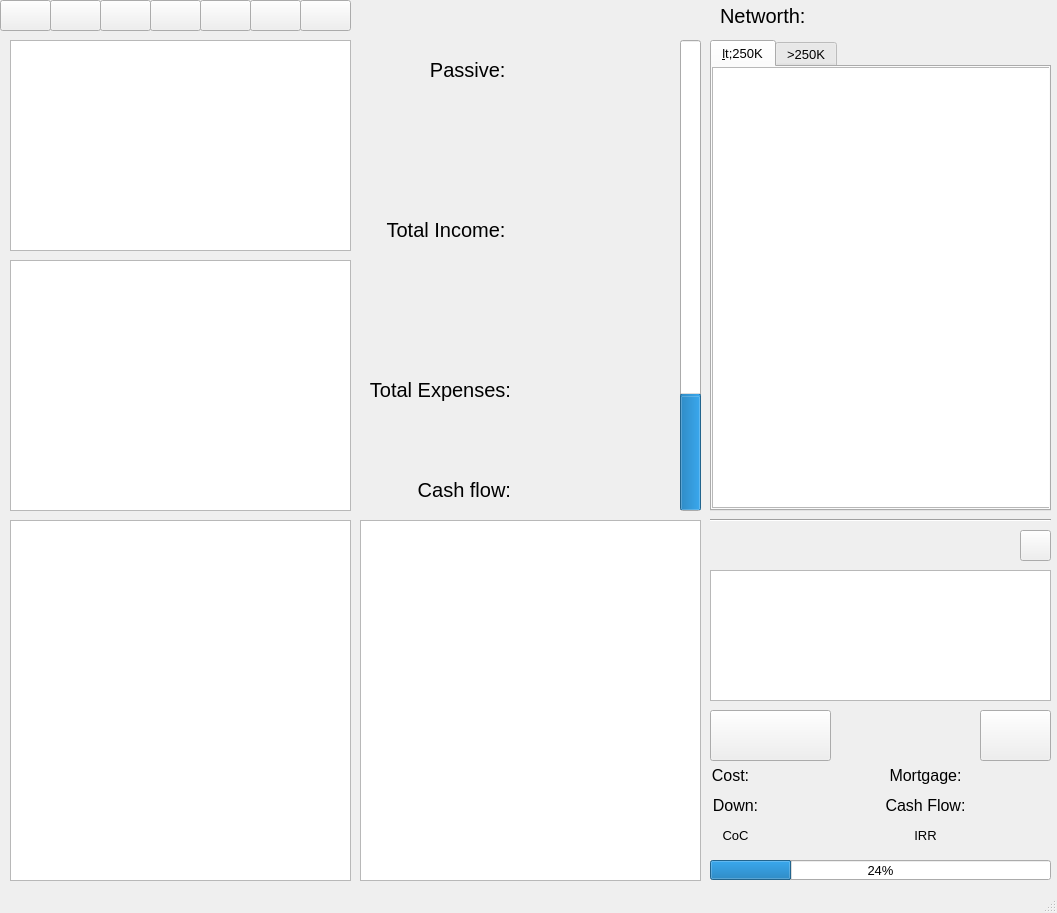
<?xml version="1.0" encoding="UTF-8"?>
<ui version="4.0">
 <class>mainWindow</class>
 <widget class="QMainWindow" name="mainWindow">
  <property name="geometry">
   <rect>
    <x>0</x>
    <y>0</y>
    <width>1057</width>
    <height>913</height>
   </rect>
  </property>
  <property name="font">
   <font>
    <pointsize>10</pointsize>
   </font>
  </property>
  <property name="windowTitle">
   <string>MainWindow</string>
  </property>
  <property name="layoutDirection">
   <enum>Qt::LeftToRight</enum>
  </property>
  <property name="unifiedTitleAndToolBarOnMac">
   <bool>true</bool>
  </property>
  <widget class="QWidget" name="centralwidget">
   <widget class="QTreeView" name="expenses_view">
    <property name="geometry">
     <rect>
      <x>10</x>
      <y>260</y>
      <width>341</width>
      <height>251</height>
     </rect>
    </property>
    <property name="font">
     <font>
      <pointsize>12</pointsize>
     </font>
    </property>
    <property name="toolTip">
     <string>&lt;html&gt;&lt;head/&gt;&lt;body&gt;&lt;p&gt;&lt;span style=&quot; font-size:18pt;&quot;&gt;Expenses&lt;/span&gt;&lt;/p&gt;&lt;/body&gt;&lt;/html&gt;</string>
    </property>
   </widget>
   <widget class="QTreeView" name="assets_view">
    <property name="geometry">
     <rect>
      <x>10</x>
      <y>520</y>
      <width>341</width>
      <height>361</height>
     </rect>
    </property>
    <property name="font">
     <font>
      <pointsize>12</pointsize>
     </font>
    </property>
    <property name="toolTip">
     <string>&lt;html&gt;&lt;head/&gt;&lt;body&gt;&lt;p&gt;&lt;span style=&quot; font-size:18pt;&quot;&gt;Assets&lt;/span&gt;&lt;/p&gt;&lt;/body&gt;&lt;/html&gt;</string>
    </property>
   </widget>
   <widget class="QTreeView" name="liabilities_view">
    <property name="geometry">
     <rect>
      <x>360</x>
      <y>520</y>
      <width>341</width>
      <height>361</height>
     </rect>
    </property>
    <property name="font">
     <font>
      <pointsize>12</pointsize>
     </font>
    </property>
    <property name="toolTip">
     <string>&lt;html&gt;&lt;head/&gt;&lt;body&gt;&lt;p&gt;&lt;span style=&quot; font-size:18pt;&quot;&gt;Liabilities&lt;/span&gt;&lt;/p&gt;&lt;/body&gt;&lt;/html&gt;</string>
    </property>
   </widget>
   <widget class="QProgressBar" name="goal_percent">
    <property name="geometry">
     <rect>
      <x>680</x>
      <y>40</y>
      <width>21</width>
      <height>471</height>
     </rect>
    </property>
    <property name="toolTip">
     <string>&lt;html&gt;&lt;head/&gt;&lt;body&gt;&lt;p&gt;When passive is greater than ave expenses = Personal Indenpendence Day&lt;/p&gt;&lt;/body&gt;&lt;/html&gt;</string>
    </property>
    <property name="value">
     <number>24</number>
    </property>
    <property name="orientation">
     <enum>Qt::Vertical</enum>
    </property>
   </widget>
   <widget class="QTreeView" name="income_view">
    <property name="geometry">
     <rect>
      <x>10</x>
      <y>40</y>
      <width>341</width>
      <height>211</height>
     </rect>
    </property>
    <property name="font">
     <font>
      <pointsize>12</pointsize>
     </font>
    </property>
    <property name="toolTip">
     <string>&lt;html&gt;&lt;head/&gt;&lt;body&gt;&lt;p&gt;&lt;span style=&quot; font-size:18pt;&quot;&gt;Income&lt;/span&gt;&lt;/p&gt;&lt;/body&gt;&lt;/html&gt;</string>
    </property>
    <property name="whatsThis">
     <string>&lt;html&gt;&lt;head/&gt;&lt;body&gt;&lt;p&gt;&amp;quot;The rich look for and build betworks, everyone else looks for work&amp;quot; -- Robert Kiyosaki&lt;/p&gt;&lt;/body&gt;&lt;/html&gt;</string>
    </property>
   </widget>
   <widget class="QLabel" name="total_passive">
    <property name="geometry">
     <rect>
      <x>520</x>
      <y>50</y>
      <width>141</width>
      <height>41</height>
     </rect>
    </property>
    <property name="font">
     <font>
      <pointsize>15</pointsize>
     </font>
    </property>
    <property name="toolTip">
     <string>&lt;html&gt;&lt;head/&gt;&lt;body&gt;&lt;p&gt;Total Passive Income&lt;/p&gt;&lt;/body&gt;&lt;/html&gt;</string>
    </property>
    <property name="layoutDirection">
     <enum>Qt::RightToLeft</enum>
    </property>
    <property name="text">
     <string/>
    </property>
    <property name="textFormat">
     <enum>Qt::RichText</enum>
    </property>
    <property name="alignment">
     <set>Qt::AlignRight|Qt::AlignTrailing|Qt::AlignVCenter</set>
    </property>
   </widget>
   <widget class="QLabel" name="total_income">
    <property name="geometry">
     <rect>
      <x>520</x>
      <y>210</y>
      <width>141</width>
      <height>41</height>
     </rect>
    </property>
    <property name="font">
     <font>
      <pointsize>15</pointsize>
     </font>
    </property>
    <property name="toolTip">
     <string>&lt;html&gt;&lt;head/&gt;&lt;body&gt;&lt;p&gt;Total Income&lt;/p&gt;&lt;/body&gt;&lt;/html&gt;</string>
    </property>
    <property name="layoutDirection">
     <enum>Qt::RightToLeft</enum>
    </property>
    <property name="text">
     <string/>
    </property>
    <property name="textFormat">
     <enum>Qt::RichText</enum>
    </property>
    <property name="alignment">
     <set>Qt::AlignRight|Qt::AlignTrailing|Qt::AlignVCenter</set>
    </property>
   </widget>
   <widget class="QLabel" name="total_expenses">
    <property name="geometry">
     <rect>
      <x>520</x>
      <y>370</y>
      <width>141</width>
      <height>41</height>
     </rect>
    </property>
    <property name="font">
     <font>
      <pointsize>15</pointsize>
     </font>
    </property>
    <property name="toolTip">
     <string>&lt;html&gt;&lt;head/&gt;&lt;body&gt;&lt;p&gt;Total Expenses&lt;/p&gt;&lt;/body&gt;&lt;/html&gt;</string>
    </property>
    <property name="layoutDirection">
     <enum>Qt::RightToLeft</enum>
    </property>
    <property name="text">
     <string/>
    </property>
    <property name="textFormat">
     <enum>Qt::RichText</enum>
    </property>
    <property name="alignment">
     <set>Qt::AlignRight|Qt::AlignTrailing|Qt::AlignVCenter</set>
    </property>
   </widget>
   <widget class="QLabel" name="total_cashflow">
    <property name="geometry">
     <rect>
      <x>520</x>
      <y>470</y>
      <width>141</width>
      <height>41</height>
     </rect>
    </property>
    <property name="font">
     <font>
      <pointsize>15</pointsize>
     </font>
    </property>
    <property name="toolTip">
     <string>&lt;html&gt;&lt;head/&gt;&lt;body&gt;&lt;p&gt;Total Cash Flow&lt;/p&gt;&lt;/body&gt;&lt;/html&gt;</string>
    </property>
    <property name="layoutDirection">
     <enum>Qt::RightToLeft</enum>
    </property>
    <property name="text">
     <string/>
    </property>
    <property name="textFormat">
     <enum>Qt::RichText</enum>
    </property>
    <property name="alignment">
     <set>Qt::AlignRight|Qt::AlignTrailing|Qt::AlignVCenter</set>
    </property>
   </widget>
   <widget class="QTabWidget" name="tabWidget">
    <property name="geometry">
     <rect>
      <x>710</x>
      <y>40</y>
      <width>341</width>
      <height>471</height>
     </rect>
    </property>
    <property name="toolTip">
     <string>&lt;html&gt;&lt;head/&gt;&lt;body&gt;&lt;p&gt;&lt;br/&gt;&lt;/p&gt;&lt;/body&gt;&lt;/html&gt;</string>
    </property>
    <property name="currentIndex">
     <number>0</number>
    </property>
    <widget class="QWidget" name="tab">
     <attribute name="title">
      <string>&lt;250K</string>
     </attribute>
     <widget class="QTreeView" name="opportunity_small">
      <property name="geometry">
       <rect>
        <x>0</x>
        <y>0</y>
        <width>341</width>
        <height>441</height>
       </rect>
      </property>
      <property name="font">
       <font>
        <pointsize>12</pointsize>
       </font>
      </property>
      <property name="toolTip">
       <string>&lt;html&gt;&lt;head/&gt;&lt;body&gt;&lt;p&gt;&lt;span style=&quot; font-size:18pt;&quot;&gt;Opportunities&lt;/span&gt;&lt;/p&gt;&lt;/body&gt;&lt;/html&gt;</string>
      </property>
      <property name="sizeAdjustPolicy">
       <enum>QAbstractScrollArea::AdjustToContents</enum>
      </property>
      <property name="wordWrap">
       <bool>false</bool>
      </property>
     </widget>
    </widget>
    <widget class="QWidget" name="tab_2">
     <attribute name="title">
      <string>&gt;250K</string>
     </attribute>
     <widget class="QTreeView" name="opportunity_big">
      <property name="geometry">
       <rect>
        <x>0</x>
        <y>0</y>
        <width>341</width>
        <height>441</height>
       </rect>
      </property>
      <property name="toolTip">
       <string>&lt;html&gt;&lt;head/&gt;&lt;body&gt;&lt;p&gt;&lt;span style=&quot; font-size:18pt;&quot;&gt;Opportunities&lt;/span&gt;&lt;/p&gt;&lt;/body&gt;&lt;/html&gt;</string>
      </property>
     </widget>
    </widget>
   </widget>
   <widget class="QLabel" name="label">
    <property name="geometry">
     <rect>
      <x>710</x>
      <y>520</y>
      <width>301</width>
      <height>51</height>
     </rect>
    </property>
    <property name="font">
     <font>
      <pointsize>13</pointsize>
     </font>
    </property>
    <property name="text">
     <string/>
    </property>
    <property name="alignment">
     <set>Qt::AlignCenter</set>
    </property>
   </widget>
   <widget class="QTextEdit" name="card_details">
    <property name="geometry">
     <rect>
      <x>710</x>
      <y>570</y>
      <width>341</width>
      <height>131</height>
     </rect>
    </property>
    <property name="html">
     <string>&lt;!DOCTYPE HTML PUBLIC &quot;-//W3C//DTD HTML 4.0//EN&quot; &quot;http://www.w3.org/TR/REC-html40/strict.dtd&quot;&gt;
&lt;html&gt;&lt;head&gt;&lt;meta name=&quot;qrichtext&quot; content=&quot;1&quot; /&gt;&lt;style type=&quot;text/css&quot;&gt;
p, li { white-space: pre-wrap; }
&lt;/style&gt;&lt;/head&gt;&lt;body style=&quot; font-family:'Ubuntu'; font-size:10pt; font-weight:400; font-style:normal;&quot;&gt;
&lt;p style=&quot;-qt-paragraph-type:empty; margin-top:0px; margin-bottom:0px; margin-left:0px; margin-right:0px; -qt-block-indent:0; text-indent:0px;&quot;&gt;&lt;br /&gt;&lt;/p&gt;&lt;/body&gt;&lt;/html&gt;</string>
    </property>
   </widget>
   <widget class="QPushButton" name="buy_button">
    <property name="geometry">
     <rect>
      <x>710</x>
      <y>710</y>
      <width>121</width>
      <height>51</height>
     </rect>
    </property>
    <property name="toolTip">
     <string>&lt;html&gt;&lt;head/&gt;&lt;body&gt;&lt;p&gt;Buy Now!&lt;/p&gt;&lt;/body&gt;&lt;/html&gt;</string>
    </property>
    <property name="text">
     <string/>
    </property>
    <property name="icon">
     <iconset>
      <normaloff>../assets/100_bill.jpeg</normaloff>../assets/100_bill.jpeg</iconset>
    </property>
    <property name="iconSize">
     <size>
      <width>115</width>
      <height>67</height>
     </size>
    </property>
   </widget>
   <widget class="QPushButton" name="assign_button">
    <property name="geometry">
     <rect>
      <x>980</x>
      <y>710</y>
      <width>71</width>
      <height>51</height>
     </rect>
    </property>
    <property name="toolTip">
     <string>&lt;html&gt;&lt;head/&gt;&lt;body&gt;&lt;p&gt;Sell to Another&lt;/p&gt;&lt;/body&gt;&lt;/html&gt;</string>
    </property>
    <property name="text">
     <string/>
    </property>
    <property name="icon">
     <iconset>
      <normaloff>../assets/transfer-4x.png</normaloff>../assets/transfer-4x.png</iconset>
    </property>
    <property name="iconSize">
     <size>
      <width>128</width>
      <height>128</height>
     </size>
    </property>
   </widget>
   <widget class="QLabel" name="cost">
    <property name="geometry">
     <rect>
      <x>710</x>
      <y>760</y>
      <width>41</width>
      <height>31</height>
     </rect>
    </property>
    <property name="text">
     <string>&lt;html&gt;&lt;head/&gt;&lt;body&gt;&lt;p&gt;&lt;span style=&quot; font-size:12pt;&quot;&gt;Cost:&lt;/span&gt;&lt;/p&gt;&lt;/body&gt;&lt;/html&gt;</string>
    </property>
    <property name="alignment">
     <set>Qt::AlignCenter</set>
    </property>
   </widget>
   <widget class="QLabel" name="down">
    <property name="geometry">
     <rect>
      <x>710</x>
      <y>790</y>
      <width>51</width>
      <height>31</height>
     </rect>
    </property>
    <property name="text">
     <string>&lt;html&gt;&lt;head/&gt;&lt;body&gt;&lt;p&gt;&lt;span style=&quot; font-size:12pt;&quot;&gt;Down:&lt;/span&gt;&lt;/p&gt;&lt;/body&gt;&lt;/html&gt;</string>
    </property>
    <property name="alignment">
     <set>Qt::AlignCenter</set>
    </property>
   </widget>
   <widget class="QLabel" name="cost_value">
    <property name="geometry">
     <rect>
      <x>760</x>
      <y>760</y>
      <width>71</width>
      <height>31</height>
     </rect>
    </property>
    <property name="text">
     <string/>
    </property>
    <property name="alignment">
     <set>Qt::AlignCenter</set>
    </property>
   </widget>
   <widget class="QLabel" name="down_display">
    <property name="geometry">
     <rect>
      <x>760</x>
      <y>790</y>
      <width>71</width>
      <height>31</height>
     </rect>
    </property>
    <property name="text">
     <string/>
    </property>
    <property name="alignment">
     <set>Qt::AlignCenter</set>
    </property>
   </widget>
   <widget class="QLabel" name="mortgage">
    <property name="geometry">
     <rect>
      <x>880</x>
      <y>760</y>
      <width>91</width>
      <height>31</height>
     </rect>
    </property>
    <property name="text">
     <string>&lt;html&gt;&lt;head/&gt;&lt;body&gt;&lt;p&gt;&lt;span style=&quot; font-size:12pt;&quot;&gt;Mortgage:&lt;/span&gt;&lt;/p&gt;&lt;/body&gt;&lt;/html&gt;</string>
    </property>
    <property name="alignment">
     <set>Qt::AlignCenter</set>
    </property>
   </widget>
   <widget class="QLabel" name="mortgage_value">
    <property name="geometry">
     <rect>
      <x>960</x>
      <y>760</y>
      <width>91</width>
      <height>31</height>
     </rect>
    </property>
    <property name="text">
     <string/>
    </property>
    <property name="alignment">
     <set>Qt::AlignCenter</set>
    </property>
   </widget>
   <widget class="QLabel" name="cashflow">
    <property name="geometry">
     <rect>
      <x>880</x>
      <y>790</y>
      <width>91</width>
      <height>31</height>
     </rect>
    </property>
    <property name="text">
     <string>&lt;html&gt;&lt;head/&gt;&lt;body&gt;&lt;p&gt;&lt;span style=&quot; font-size:12pt;&quot;&gt;Cash Flow:&lt;/span&gt;&lt;/p&gt;&lt;/body&gt;&lt;/html&gt;</string>
    </property>
    <property name="alignment">
     <set>Qt::AlignCenter</set>
    </property>
   </widget>
   <widget class="QLabel" name="cashflow_display">
    <property name="geometry">
     <rect>
      <x>960</x>
      <y>790</y>
      <width>91</width>
      <height>31</height>
     </rect>
    </property>
    <property name="text">
     <string/>
    </property>
    <property name="alignment">
     <set>Qt::AlignCenter</set>
    </property>
   </widget>
   <widget class="Line" name="line">
    <property name="geometry">
     <rect>
      <x>710</x>
      <y>510</y>
      <width>341</width>
      <height>21</height>
     </rect>
    </property>
    <property name="orientation">
     <enum>Qt::Horizontal</enum>
    </property>
   </widget>
   <widget class="QLabel" name="total_passive_2">
    <property name="geometry">
     <rect>
      <x>370</x>
      <y>50</y>
      <width>141</width>
      <height>41</height>
     </rect>
    </property>
    <property name="font">
     <font>
      <pointsize>15</pointsize>
     </font>
    </property>
    <property name="toolTip">
     <string>&lt;html&gt;&lt;head/&gt;&lt;body&gt;&lt;p&gt;&lt;br/&gt;&lt;/p&gt;&lt;/body&gt;&lt;/html&gt;</string>
    </property>
    <property name="layoutDirection">
     <enum>Qt::RightToLeft</enum>
    </property>
    <property name="text">
     <string>Passive: </string>
    </property>
    <property name="textFormat">
     <enum>Qt::RichText</enum>
    </property>
    <property name="alignment">
     <set>Qt::AlignRight|Qt::AlignTrailing|Qt::AlignVCenter</set>
    </property>
   </widget>
   <widget class="QLabel" name="total_passive_3">
    <property name="geometry">
     <rect>
      <x>370</x>
      <y>210</y>
      <width>141</width>
      <height>41</height>
     </rect>
    </property>
    <property name="font">
     <font>
      <pointsize>15</pointsize>
     </font>
    </property>
    <property name="toolTip">
     <string>&lt;html&gt;&lt;head/&gt;&lt;body&gt;&lt;p&gt;&lt;br/&gt;&lt;/p&gt;&lt;/body&gt;&lt;/html&gt;</string>
    </property>
    <property name="layoutDirection">
     <enum>Qt::RightToLeft</enum>
    </property>
    <property name="text">
     <string>Total Income: </string>
    </property>
    <property name="textFormat">
     <enum>Qt::RichText</enum>
    </property>
    <property name="alignment">
     <set>Qt::AlignRight|Qt::AlignTrailing|Qt::AlignVCenter</set>
    </property>
   </widget>
   <widget class="QLabel" name="total_passive_4">
    <property name="geometry">
     <rect>
      <x>360</x>
      <y>370</y>
      <width>151</width>
      <height>41</height>
     </rect>
    </property>
    <property name="font">
     <font>
      <pointsize>15</pointsize>
     </font>
    </property>
    <property name="toolTip">
     <string>&lt;html&gt;&lt;head/&gt;&lt;body&gt;&lt;p&gt;&lt;br/&gt;&lt;/p&gt;&lt;/body&gt;&lt;/html&gt;</string>
    </property>
    <property name="layoutDirection">
     <enum>Qt::RightToLeft</enum>
    </property>
    <property name="text">
     <string>Total Expenses:</string>
    </property>
    <property name="textFormat">
     <enum>Qt::RichText</enum>
    </property>
    <property name="alignment">
     <set>Qt::AlignRight|Qt::AlignTrailing|Qt::AlignVCenter</set>
    </property>
   </widget>
   <widget class="QLabel" name="total_passive_5">
    <property name="geometry">
     <rect>
      <x>370</x>
      <y>470</y>
      <width>141</width>
      <height>41</height>
     </rect>
    </property>
    <property name="font">
     <font>
      <pointsize>15</pointsize>
     </font>
    </property>
    <property name="toolTip">
     <string>&lt;html&gt;&lt;head/&gt;&lt;body&gt;&lt;p&gt;&lt;br/&gt;&lt;/p&gt;&lt;/body&gt;&lt;/html&gt;</string>
    </property>
    <property name="layoutDirection">
     <enum>Qt::RightToLeft</enum>
    </property>
    <property name="text">
     <string>Cash flow:</string>
    </property>
    <property name="textFormat">
     <enum>Qt::RichText</enum>
    </property>
    <property name="alignment">
     <set>Qt::AlignRight|Qt::AlignTrailing|Qt::AlignVCenter</set>
    </property>
   </widget>
   <widget class="QProgressBar" name="commitment_progress">
    <property name="geometry">
     <rect>
      <x>710</x>
      <y>860</y>
      <width>341</width>
      <height>20</height>
     </rect>
    </property>
    <property name="toolTip">
     <string>&lt;html&gt;&lt;head/&gt;&lt;body&gt;&lt;p&gt;Commitments for Down&lt;/p&gt;&lt;/body&gt;&lt;/html&gt;</string>
    </property>
    <property name="value">
     <number>24</number>
    </property>
   </widget>
   <widget class="QWidget" name="menu_bar" native="true">
    <property name="geometry">
     <rect>
      <x>-10</x>
      <y>0</y>
      <width>1071</width>
      <height>31</height>
     </rect>
    </property>
    <widget class="QPushButton" name="paycheck_button">
     <property name="geometry">
      <rect>
       <x>210</x>
       <y>0</y>
       <width>51</width>
       <height>31</height>
      </rect>
     </property>
     <property name="toolTip">
      <string>&lt;html&gt;&lt;head/&gt;&lt;body&gt;&lt;p&gt;Add Paycheck&lt;/p&gt;&lt;/body&gt;&lt;/html&gt;</string>
     </property>
     <property name="text">
      <string/>
     </property>
     <property name="icon">
      <iconset>
       <normaloff>../../../../icons/cheque--plus.png</normaloff>../../../../icons/cheque--plus.png</iconset>
     </property>
    </widget>
    <widget class="QPushButton" name="add_transaction">
     <property name="geometry">
      <rect>
       <x>260</x>
       <y>0</y>
       <width>51</width>
       <height>31</height>
      </rect>
     </property>
     <property name="toolTip">
      <string>&lt;html&gt;&lt;head/&gt;&lt;body&gt;&lt;p&gt;New Transaction&lt;/p&gt;&lt;/body&gt;&lt;/html&gt;</string>
     </property>
     <property name="text">
      <string/>
     </property>
     <property name="icon">
      <iconset>
       <normaloff>../../../../icons/abacus.png</normaloff>../../../../icons/abacus.png</iconset>
     </property>
    </widget>
    <widget class="QPushButton" name="add_asset">
     <property name="geometry">
      <rect>
       <x>10</x>
       <y>0</y>
       <width>51</width>
       <height>31</height>
      </rect>
     </property>
     <property name="toolTip">
      <string>&lt;html&gt;&lt;head/&gt;&lt;body&gt;&lt;p&gt;Add Asset&lt;/p&gt;&lt;/body&gt;&lt;/html&gt;</string>
     </property>
     <property name="text">
      <string/>
     </property>
     <property name="icon">
      <iconset>
       <normaloff>../../../../icons/crown--plus.png</normaloff>../../../../icons/crown--plus.png</iconset>
     </property>
    </widget>
    <widget class="QPushButton" name="liquidate_asset">
     <property name="geometry">
      <rect>
       <x>60</x>
       <y>0</y>
       <width>51</width>
       <height>31</height>
      </rect>
     </property>
     <property name="toolTip">
      <string>&lt;html&gt;&lt;head/&gt;&lt;body&gt;&lt;p&gt;Liquidate Asset&lt;/p&gt;&lt;/body&gt;&lt;/html&gt;</string>
     </property>
     <property name="text">
      <string/>
     </property>
     <property name="icon">
      <iconset>
       <normaloff>../../../../icons/crown--minus.png</normaloff>../../../../icons/crown--minus.png</iconset>
     </property>
    </widget>
    <widget class="QPushButton" name="add_liability">
     <property name="geometry">
      <rect>
       <x>110</x>
       <y>0</y>
       <width>51</width>
       <height>31</height>
      </rect>
     </property>
     <property name="toolTip">
      <string>&lt;html&gt;&lt;head/&gt;&lt;body&gt;&lt;p&gt;Add Liability&lt;/p&gt;&lt;/body&gt;&lt;/html&gt;</string>
     </property>
     <property name="text">
      <string/>
     </property>
     <property name="icon">
      <iconset>
       <normaloff>../../../../icons/money--plus.png</normaloff>../../../../icons/money--plus.png</iconset>
     </property>
    </widget>
    <widget class="QPushButton" name="remove_liability">
     <property name="geometry">
      <rect>
       <x>160</x>
       <y>0</y>
       <width>51</width>
       <height>31</height>
      </rect>
     </property>
     <property name="toolTip">
      <string>&lt;html&gt;&lt;head/&gt;&lt;body&gt;&lt;p&gt;Reduce Liability&lt;/p&gt;&lt;/body&gt;&lt;/html&gt;</string>
     </property>
     <property name="text">
      <string/>
     </property>
     <property name="icon">
      <iconset>
       <normaloff>../../../../icons/money--minus.png</normaloff>../../../../icons/money--minus.png</iconset>
     </property>
    </widget>
    <widget class="QLabel" name="label_2">
     <property name="geometry">
      <rect>
       <x>730</x>
       <y>0</y>
       <width>91</width>
       <height>31</height>
      </rect>
     </property>
     <property name="font">
      <font>
       <pointsize>15</pointsize>
      </font>
     </property>
     <property name="text">
      <string>Networth: </string>
     </property>
    </widget>
    <widget class="QLabel" name="networth_label">
     <property name="geometry">
      <rect>
       <x>850</x>
       <y>0</y>
       <width>201</width>
       <height>31</height>
      </rect>
     </property>
     <property name="font">
      <font>
       <pointsize>15</pointsize>
      </font>
     </property>
     <property name="text">
      <string/>
     </property>
     <property name="alignment">
      <set>Qt::AlignRight|Qt::AlignTrailing|Qt::AlignVCenter</set>
     </property>
    </widget>
    <widget class="QPushButton" name="analyze_button_3">
     <property name="geometry">
      <rect>
       <x>310</x>
       <y>0</y>
       <width>51</width>
       <height>31</height>
      </rect>
     </property>
     <property name="toolTip">
      <string>&lt;html&gt;&lt;head/&gt;&lt;body&gt;&lt;p&gt;Analyze Property&lt;/p&gt;&lt;/body&gt;&lt;/html&gt;</string>
     </property>
     <property name="text">
      <string/>
     </property>
     <property name="icon">
      <iconset>
       <normaloff>../../../../icons/marker.png</normaloff>../../../../icons/marker.png</iconset>
     </property>
    </widget>
   </widget>
   <widget class="QLabel" name="irr_display">
    <property name="geometry">
     <rect>
      <x>960</x>
      <y>820</y>
      <width>91</width>
      <height>31</height>
     </rect>
    </property>
    <property name="text">
     <string/>
    </property>
    <property name="alignment">
     <set>Qt::AlignCenter</set>
    </property>
   </widget>
   <widget class="QLabel" name="coc_display">
    <property name="geometry">
     <rect>
      <x>760</x>
      <y>820</y>
      <width>71</width>
      <height>31</height>
     </rect>
    </property>
    <property name="text">
     <string/>
    </property>
    <property name="alignment">
     <set>Qt::AlignCenter</set>
    </property>
   </widget>
   <widget class="QLabel" name="down_2">
    <property name="geometry">
     <rect>
      <x>710</x>
      <y>820</y>
      <width>51</width>
      <height>31</height>
     </rect>
    </property>
    <property name="text">
     <string>CoC</string>
    </property>
    <property name="alignment">
     <set>Qt::AlignCenter</set>
    </property>
   </widget>
   <widget class="QLabel" name="cashflow_2">
    <property name="geometry">
     <rect>
      <x>880</x>
      <y>820</y>
      <width>91</width>
      <height>31</height>
     </rect>
    </property>
    <property name="text">
     <string>IRR</string>
    </property>
    <property name="alignment">
     <set>Qt::AlignCenter</set>
    </property>
   </widget>
   <widget class="QPushButton" name="analyze_button">
    <property name="geometry">
     <rect>
      <x>1020</x>
      <y>530</y>
      <width>31</width>
      <height>31</height>
     </rect>
    </property>
    <property name="toolTip">
     <string>&lt;html&gt;&lt;head/&gt;&lt;body&gt;&lt;p&gt;Analyze Property&lt;/p&gt;&lt;/body&gt;&lt;/html&gt;</string>
    </property>
    <property name="text">
     <string/>
    </property>
    <property name="icon">
     <iconset>
      <normaloff>../../../../icons/magnifier-zoom.png</normaloff>../../../../icons/magnifier-zoom.png</iconset>
    </property>
    <property name="iconSize">
     <size>
      <width>16</width>
      <height>16</height>
     </size>
    </property>
   </widget>
  </widget>
  <widget class="QStatusBar" name="statusbar"/>
  <action name="actionIncome">
   <property name="text">
    <string>Income</string>
   </property>
  </action>
  <action name="actionExpense">
   <property name="text">
    <string>Expense</string>
   </property>
  </action>
  <action name="actionAsset">
   <property name="text">
    <string>Asset</string>
   </property>
  </action>
  <action name="actionLiability">
   <property name="text">
    <string>Liability</string>
   </property>
  </action>
  <action name="actionTransaction">
   <property name="text">
    <string>Transaction</string>
   </property>
  </action>
  <action name="account_menut_item">
   <property name="text">
    <string>New Account</string>
   </property>
  </action>
  <action name="actionRemove_Account">
   <property name="text">
    <string>Remove Account</string>
   </property>
  </action>
 </widget>
 <resources/>
 <connections/>
</ui>
